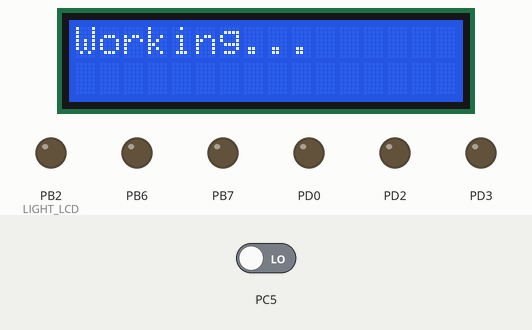
Simulated run of this program. Board: ATmega328P, CodeVisionAVR source translated, built with avr-gcc and emulated at 16 MHz. On the bench: 16×2 character LCD, output pins drawn as LEDs (lit = HIGH). Wiring (inferred from the signals the program sends): character LCD (HD44780): RS PB0; E PB1; data PD4, PD5, PD6, PD7. The test bench sets the inputs (shaded band); at power-on: PC5 LOW. Pins used as bus, display or sensor lines are not drawn.

Above: at 0.1 s.
At 1.2 s:
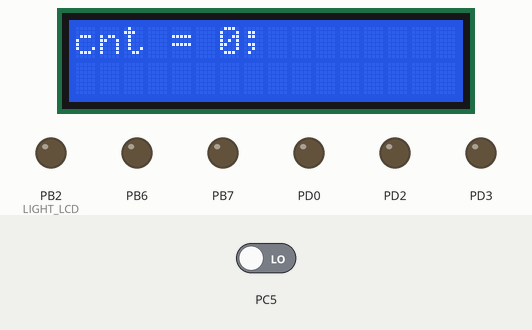

The program:

main.c
```c
// (licence header left out)
#include <mega328p.h>
#include <delay.h>
#include <alcd.h>
#include <stdio.h>

#define SBR(port, bit)        port |= (1<<bit)
#define CBR(port, bit)        port &= (~(1<<bit))
#define INV(port, bit)        port ^= (1<<bit)
#define SBRC(port, bit)      ((port & (1<<bit)) == 0)
#define SBRS(port, bit)      ((port & (1<<bit)) != 0)

#define  LIGHT_LCD           PORTB.2

#define START_ADC            SBR(ADCSRA, 6)

/*BUTTONS ADC VALUE****************************
UP                   98
DOWN                 253
RIGHT                0
LEFT                 406
SELECT               638
 */

#define UP_PRESS_STATE       0
#define DOWN_PRESS_STATE     1
#define RIGHT_PRESS_STATE    2
#define LEFT_PRESS_STATE     3
#define SELECT_PRESS_STATE   4

#define TAHO_PIN             !PINC.5
#define PERIOD               1000*DIV // ms
#define DIV                  10      // ( 1000/timer IRQ period )

#define STOP_TAH_STATE       0
#define UP_STATE             1

unsigned int
adc_data,
cnt;

unsigned char
but_state,
state,
array[16];

void tah(unsigned int period);

/*********************************************************
 >INTERRUPT ROUT          ADC
*********************************************************/
interrupt [ADC_INT] void adc_isr(void)
{
 adc_data = ADCW;

 if(adc_data > 50 && adc_data < 200)  SBR(but_state, UP_PRESS_STATE);
 if(adc_data > 200 && adc_data < 300) SBR(but_state, DOWN_PRESS_STATE);
 if(!adc_data || adc_data < 50)       SBR(but_state, RIGHT_PRESS_STATE);
 if(adc_data > 300 && adc_data < 500) SBR(but_state, LEFT_PRESS_STATE);
 if(adc_data > 500 && adc_data < 700) SBR(but_state, SELECT_PRESS_STATE);
}

/*********************************************************
 >INTERRUPT ROUT          TIMER 100us
*********************************************************/
interrupt [TIM0_OVF] void timer0_ovf_isr(void)
{
TCNT0=0x38;

tah(PERIOD);
}

void init_dev()
{
#pragma optsize-
CLKPR=(1<<CLKPCE);
CLKPR=(0<<CLKPCE) | (0<<CLKPS3) | (0<<CLKPS2) | (0<<CLKPS1) | (0<<CLKPS0);
#ifdef _OPTIMIZE_SIZE_
#pragma optsize+
#endif

// Input/Output Ports initialization
// Port B initialization
// Function: Bit7=Out Bit6=Out Bit5=Out Bit4=Out Bit3=Out Bit2=Out Bit1=Out Bit0=Out
DDRB=(1<<DDB7) | (1<<DDB6) | (1<<DDB5) | (1<<DDB4) | (1<<DDB3) | (1<<DDB2) | (1<<DDB1) | (1<<DDB0);
// State: Bit7=0 Bit6=0 Bit5=0 Bit4=0 Bit3=0 Bit2=0 Bit1=0 Bit0=0
PORTB=(0<<PORTB7) | (0<<PORTB6) | (0<<PORTB5) | (0<<PORTB4) | (0<<PORTB3) | (0<<PORTB2) | (0<<PORTB1) | (0<<PORTB0);

// Port C initialization
// Function: Bit6=In Bit5=In Bit4=In Bit3=In Bit2=In Bit1=In Bit0=In
DDRC=(0<<DDC6) | (0<<DDC5) | (0<<DDC4) | (0<<DDC3) | (0<<DDC2) | (0<<DDC1) | (0<<DDC0);
// State: Bit6=T Bit5=T Bit4=T Bit3=T Bit2=T Bit1=T Bit0=T
PORTC=(0<<PORTC6) | (0<<PORTC5) | (0<<PORTC4) | (0<<PORTC3) | (0<<PORTC2) | (1<<PORTC1) | (0<<PORTC0);

// Port D initialization
// Function: Bit7=Out Bit6=Out Bit5=Out Bit4=Out Bit3=Out Bit2=Out Bit1=Out Bit0=Out
DDRD=(1<<DDD7) | (1<<DDD6) | (1<<DDD5) | (1<<DDD4) | (1<<DDD3) | (1<<DDD2) | (1<<DDD1) | (1<<DDD0);
// State: Bit7=0 Bit6=0 Bit5=0 Bit4=0 Bit3=0 Bit2=0 Bit1=0 Bit0=0
PORTD=(0<<PORTD7) | (0<<PORTD6) | (0<<PORTD5) | (0<<PORTD4) | (0<<PORTD3) | (0<<PORTD2) | (0<<PORTD1) | (0<<PORTD0);

// Timer/Counter 0 initialization
// Clock source: System Clock
// Clock value: 16000,000 kHz
// Mode: Normal top=0xFF
// OC0A output: Disconnected
// OC0B output: Disconnected
// Timer Period: 0,01 ms
TCCR0A=(0<<COM0A1) | (0<<COM0A0) | (0<<COM0B1) | (0<<COM0B0) | (0<<WGM01) | (0<<WGM00);
TCCR0B=(0<<WGM02) | (0<<CS02) | (1<<CS01) | (0<<CS00);
TCNT0=0x38;
OCR0A=0x00;
OCR0B=0x00;

// Timer/Counter 1 initialization
// Clock source: System Clock
// Clock value: Timer1 Stopped
// Mode: Normal top=0xFFFF
// OC1A output: Disconnected
// OC1B output: Disconnected
// Noise Canceler: Off
// Input Capture on Falling Edge
// Timer1 Overflow Interrupt: Off
// Input Capture Interrupt: Off
// Compare A Match Interrupt: Off
// Compare B Match Interrupt: Off
TCCR1A=(0<<COM1A1) | (0<<COM1A0) | (0<<COM1B1) | (0<<COM1B0) | (0<<WGM11) | (0<<WGM10);
TCCR1B=(0<<ICNC1) | (0<<ICES1) | (0<<WGM13) | (0<<WGM12) | (0<<CS12) | (0<<CS11) | (0<<CS10);
TCNT1H=0x00;
TCNT1L=0x00;
ICR1H=0x00;
ICR1L=0x00;
OCR1AH=0x00;
OCR1AL=0x00;
OCR1BH=0x00;
OCR1BL=0x00;

// Timer/Counter 2 initialization
// Clock source: System Clock
// Clock value: 15,625 kHz
// Mode: Normal top=0xFF
// OC2A output: Disconnected
// OC2B output: Disconnected
// Timer Period: 9,984 ms
ASSR=(0<<EXCLK) | (0<<AS2);
TCCR2A=(0<<COM2A1) | (0<<COM2A0) | (0<<COM2B1) | (0<<COM2B0) | (0<<WGM21) | (0<<WGM20);
TCCR2B=(0<<WGM22) | (1<<CS22) | (1<<CS21) | (1<<CS20);
TCNT2=0x64;
OCR2A=0x00;
OCR2B=0x00;

// Timer/Counter 0 Interrupt(s) initialization
TIMSK0=(0<<OCIE0B) | (0<<OCIE0A) | (1<<TOIE0);

// Timer/Counter 1 Interrupt(s) initialization
TIMSK1=(0<<ICIE1) | (0<<OCIE1B) | (0<<OCIE1A) | (0<<TOIE1);

// Timer/Counter 2 Interrupt(s) initialization
TIMSK2=(0<<OCIE2B) | (0<<OCIE2A) | (0<<TOIE2);

// External Interrupt(s) initialization
// INT0: Off
// INT1: Off
// Interrupt on any change on pins PCINT0-7: Off
// Interrupt on any change on pins PCINT8-14: Off
// Interrupt on any change on pins PCINT16-23: Off
EICRA=(0<<ISC11) | (0<<ISC10) | (0<<ISC01) | (0<<ISC00);
EIMSK=(0<<INT1) | (0<<INT0);
PCICR=(0<<PCIE2) | (0<<PCIE1) | (0<<PCIE0);

// USART initialization
// Communication Parameters: 8 Data, 1 Stop, No Parity
// USART Receiver: Off
// USART Transmitter: On
// USART0 Mode: Asynchronous
// USART Baud Rate: 9600
UCSR0A=(0<<RXC0) | (0<<TXC0) | (0<<UDRE0) | (0<<FE0) | (0<<DOR0) | (0<<UPE0) | (0<<U2X0) | (0<<MPCM0);
UCSR0B=(0<<RXCIE0) | (0<<TXCIE0) | (0<<UDRIE0) | (0<<RXEN0) | (1<<TXEN0) | (0<<UCSZ02) | (0<<RXB80) | (0<<TXB80);
UCSR0C=(0<<UMSEL01) | (0<<UMSEL00) | (0<<UPM01) | (0<<UPM00) | (0<<USBS0) | (1<<UCSZ01) | (1<<UCSZ00) | (0<<UCPOL0);
UBRR0H=0x00;
UBRR0L=0x67;

// Analog Comparator initialization
// Analog Comparator: Off
// The Analog Comparator's positive input is
// connected to the AIN0 pin
// The Analog Comparator's negative input is
// connected to the AIN1 pin
ACSR=(1<<ACD) | (0<<ACBG) | (0<<ACO) | (0<<ACI) | (0<<ACIE) | (0<<ACIC) | (0<<ACIS1) | (0<<ACIS0);
// Digital input buffer on AIN0: On
// Digital input buffer on AIN1: On
DIDR1=(0<<AIN0D) | (0<<AIN1D);

// ADC initialization
// ADC Clock frequency: 125,000 kHz
// ADC Voltage Reference: AVCC pin
// ADC Auto Trigger Source: ADC Stopped
// Digital input buffers on ADC0: Off, ADC1: On, ADC2: On, ADC3: On
// ADC4: On, ADC5: On
#define ADC_VREF_TYPE ((0<<REFS1) | (1<<REFS0) | (0<<ADLAR))
DIDR0=(0<<ADC5D) | (0<<ADC4D) | (0<<ADC3D) | (0<<ADC2D) | (0<<ADC1D) | (1<<ADC0D);
ADMUX=ADC_VREF_TYPE;
ADCSRA=(1<<ADEN) | (0<<ADSC) | (0<<ADATE) | (0<<ADIF) | (1<<ADIE) | (1<<ADPS2) | (1<<ADPS1) | (1<<ADPS0);
ADCSRB=(0<<ADTS2) | (0<<ADTS1) | (0<<ADTS0);

// SPI initialization
// SPI Type: Master
// SPI Clock Rate: 2*4000,000 kHz
// SPI Clock Phase: Cycle Start
// SPI Clock Polarity: Low
// SPI Data Order: MSB First
SPCR=(0<<SPIE) | (1<<SPE) | (0<<DORD) | (1<<MSTR) | (0<<CPOL) | (0<<CPHA) | (0<<SPR1) | (0<<SPR0);
SPSR=(1<<SPI2X);

// TWI initialization
// TWI disabled
TWCR=(0<<TWEA) | (0<<TWSTA) | (0<<TWSTO) | (0<<TWEN) | (0<<TWIE);

// Bit-Banged I2C Bus initialization
// I2C Port: PORTC
// I2C SDA bit: 4
// I2C SCL bit: 5
// Bit Rate: 100 kHz
// Note: I2C settings are specified in the
// Project|Configure|C Compiler|Libraries|I2C menu.

// Alphanumeric LCD initialization
// Connections are specified in the
// Project|Configure|C Compiler|Libraries|Alphanumeric LCD menu:
// RS - PORTB Bit 0
// RD - PORTB Bit 7
// EN - PORTB Bit 1
// D4 - PORTD Bit 4
// D5 - PORTD Bit 5
// D6 - PORTD Bit 6
// D7 - PORTD Bit 7
// Characters/line: 16
lcd_init(16);

// Global enable interrupts

}

void but_rout()
{
unsigned char tmp = but_state;

if(SBRS(but_state, UP_PRESS_STATE))
  {
   lcd_clear();
   lcd_puts("UP");
   CBR(but_state, UP_PRESS_STATE);
  }

if(SBRS(but_state, DOWN_PRESS_STATE))
  {
   lcd_clear();
   lcd_puts("DOWN");
   CBR(but_state, DOWN_PRESS_STATE);
  }

if(SBRS(but_state, LEFT_PRESS_STATE))
  {
   lcd_clear();
   lcd_puts("LEFT");
   CBR(but_state, LEFT_PRESS_STATE);
  }

if(SBRS(but_state, RIGHT_PRESS_STATE))
  {
   lcd_clear();
   lcd_puts("RIGHT");
   CBR(but_state, RIGHT_PRESS_STATE);
  }

if(SBRS(but_state, SELECT_PRESS_STATE))
  {
   lcd_clear();
   lcd_puts("SELECT");
   CBR(but_state, SELECT_PRESS_STATE);
  }

lcd_gotoxy(0, 1);
sprintf(array, "adc=%d, 0x%X", adc_data, tmp);
lcd_puts(array);
}

void tah(unsigned int period)
{
static unsigned int
tah_cnt;

/*========================================================
                    TAHO ROUT
=========================================================*/
    if(SBRC(state, STOP_TAH_STATE))
    {
        if(TAHO_PIN)
            SBR(state, UP_STATE);
        else
        {
            if(SBRS(state, UP_STATE))
            {
                cnt++;
                CBR(state, UP_STATE);
            }
        }

        tah_cnt++;

        if(tah_cnt == period)
        {
            tah_cnt = 0;

            SBR(state, STOP_TAH_STATE);
        }
    }
}

void main(void)
{
 init_dev();
 #asm("sei")
 LIGHT_LCD = 0;
 lcd_puts("Working...");
 delay_ms(1000);
 lcd_clear();

while (1)
      {
       //delay_ms(300);
       //but_rout();
       //START_ADC;

            if(SBRS(state, STOP_TAH_STATE))
            {
                lcd_clear();
                lcd_gotoxy(0, 0);
                sprintf(array, "cnt = %d;", cnt);
                cnt = 0;
                lcd_puts(array);
                CBR(state, STOP_TAH_STATE);
            }
      }
}
```
